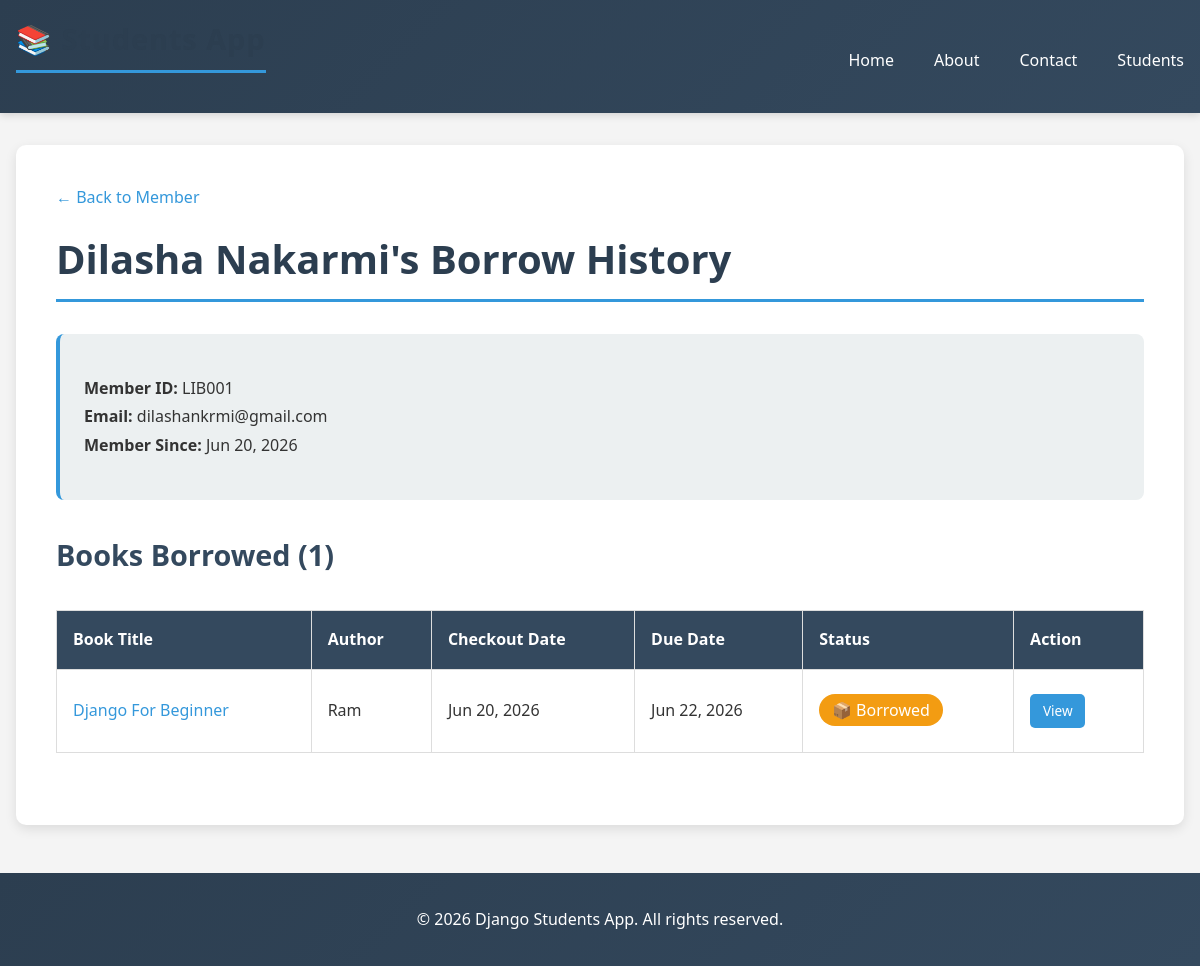
The app's page /library/members/1/borrow-history/ with its own data.
### library/models.py (models this page shows, shortened)
class Member(models.Model):
    MEMBERSHIP_STATUS = [
        ('active', 'Active'),
        ('inactive', 'Inactive'),
        ('suspended', 'Suspended'),
    ]
    first_name = models.CharField(max_length=100)
    last_name = models.CharField(max_length=100)
    email = models.EmailField(unique=True)
    phone = models.CharField(max_length=15, blank=True)
    membership_id = models.CharField(max_length=20, unique=True)
    join_date = models.DateField(auto_now_add=True)
    status = models.CharField(max_length=20, choices=MEMBERSHIP_STATUS, default='active')
    class Meta:
        ordering = ['first_name', 'last_name']
    def get_full_name(self):
        return f"{self.first_name} {self.last_name}"

class BorrowRecord(models.Model):
    book = models.ForeignKey(Book, on_delete=models.CASCADE, related_name='borrow_records')
    member = models.ForeignKey(Member, on_delete=models.CASCADE, related_name='borrow_records')
    checkout_date = models.DateTimeField(auto_now_add=True)
    due_date = models.DateField()
    return_date = models.DateField(null=True, blank=True)
    is_returned = models.BooleanField(default=False)
    class Meta:
        ordering = ['-checkout_date']

class Book(models.Model):
    title = models.CharField(max_length=200)
    author = models.CharField(max_length=150)
    isbn = models.CharField(max_length=13, unique=True)
    publication_date = models.DateField()
    total_copies = models.IntegerField(default=1)
    available_copies = models.IntegerField(default=1)
    description = models.TextField(blank=True)
    created_at = models.DateTimeField(auto_now_add=True)
    updated_at = models.DateTimeField(auto_now=True)
    class Meta:
        ordering = ['title']

### library/views.py (the view)
# urls.py: path('members/<int:pk>/borrow-history/', member_borrow_history, name='member_borrow_history'),
def member_borrow_history(request, pk):
    member = get_object_or_404(Member, pk=pk)
    borrow_records = member.borrow_records.all()
    context = {
        'member': member,
        'borrow_records': borrow_records,
    }
    return render(request, 'library/member_borrow_history.html', context)

### library/templates/library/member_borrow_history.html (shortened to what this page needs)
{% extends "base.html" %}
{% block content %}
    <a href="{% url 'library:member_detail' member.id %}" style="color: #3498db; margin-bottom: 1rem; display: inline-block;">
        ← Back to Member
    </a>
    <h1>{{ member.get_full_name|title }}'s Borrow History</h1>
    <div class="info-box" style="margin: 2rem 0;">
        <p>
            <strong>Member ID:</strong> {{ member.membership_id }}<br>
            <strong>Email:</strong> {{ member.email|lower }}<br>
            <strong>Member Since:</strong> {{ member.join_date|date:"M d, Y" }}
        </p>
    </div>
    {% if borrow_records %}
        <h2>Books Borrowed ({{ borrow_records|length }})</h2>
        <table style="width: 100%; border-collapse: collapse; margin: 2rem 0;">
            <thead>
                <tr style="background-color: #34495e; color: white;">
                    <th style="padding: 1rem; text-align: left; border: 1px solid #ddd;">Book Title</th>
                    <th style="padding: 1rem; text-align: left; border: 1px solid #ddd;">Author</th>
                    <th style="padding: 1rem; text-align: left; border: 1px solid #ddd;">Checkout Date</th>
                    <th style="padding: 1rem; text-align: left; border: 1px solid #ddd;">Due Date</th>
                    <th style="padding: 1rem; text-align: left; border: 1px solid #ddd;">Status</th>
                    <th style="padding: 1rem; text-align: left; border: 1px solid #ddd;">Action</th>
                </tr>
            </thead>
            <tbody>
                {% for record in borrow_records %}
                    <tr style="background-color: {% cycle 'white' '#f9f9f9' %}; border: 1px solid #ddd;">
                        <td style="padding: 1rem; border: 1px solid #ddd;">
                            <a href="{% url 'library:book_detail' record.book.id %}" style="color: #3498db;">
                                {{ record.book.title|title }}
                            </a>
                        </td>
                        <td style="padding: 1rem; border: 1px solid #ddd;">{{ record.book.author }}</td>
                        <td style="padding: 1rem; border: 1px solid #ddd;">{{ record.checkout_date|date:"M d, Y" }}</td>
                        <td style="padding: 1rem; border: 1px solid #ddd;">{{ record.due_date|date:"M d, Y" }}</td>
                        <td style="padding: 1rem; border: 1px solid #ddd;">
                            {% if record.is_returned %}
                                <span style="background-color: #27ae60; color: white; padding: 0.3rem 0.8rem; border-radius: 20px;">✓ Returned</span>
                            {% else %}
                                <span style="background-color: #f39c12; color: white; padding: 0.3rem 0.8rem; border-radius: 20px;">📦 Borrowed</span>
                            {% endif %}
                        </td>
                        <td style="padding: 1rem; border: 1px solid #ddd;">
                            <a href="{% url 'library:borrowrecord_detail' record.id %}" class="btn btn-primary" style="padding: 0.4rem 0.8rem; font-size: 0.85rem;">View</a>
                        </td>
                    </tr>
                {% endfor %}
            </tbody>
        </table>
    {% else %}
        <div class="warning-box">
            <p>{{ member.get_full_name }} hasn't borrowed any books yet.</p>
        </div>
    {% endif %}
{% endblock %}

### students/static/students/css/style.css (style rules this page uses)
* { margin: 0; padding: 0; box-sizing: border-box; }
body { font-family: 'Segoe UI', Tahoma, Geneva, Verdana, sans-serif; background-color: #f4f4f4; color: #333; line-height: 1.6; }
a { color: #3498db; text-decoration: none; transition: color 0.3s ease; }
h1 { font-size: 2.5rem; color: #2c3e50; margin-bottom: 1.5rem; border-bottom: 3px solid #3498db; padding-bottom: 0.5rem; }
h2 { font-size: 1.8rem; color: #34495e; margin-top: 2rem; margin-bottom: 1rem; }
p { margin: 1rem 0; line-height: 1.8; }
.info-box { background-color: #ecf0f1; padding: 1.5rem; border-radius: 8px; margin: 1.5rem 0; border-left: 4px solid #3498db; }
.btn { display: inline-block; padding: 0.8rem 1.5rem; background-color: #3498db; color: white; border: none; border-radius: 5px; cursor: pointer; transition: all 0.3s ease; font-size: 1rem; margin: 0.5rem 0.5rem 0.5rem 0; }
.btn-primary { background-color: #3498db; }

### records on screen
Member: get_full_name "Dilasha Nakarmi", membership_id "LIB001", email "dilashankrmi@gmail.com", join_date "Jun 20, 2026"
BorrowRecord: book "Django For Beginner", book.author "Ram", checkout_date "Jun 20, 2026", due_date "Jun 22, 2026", is_returned "📦 Borrowed"

### other values on screen
{{ borrow_records|length }} "1"
